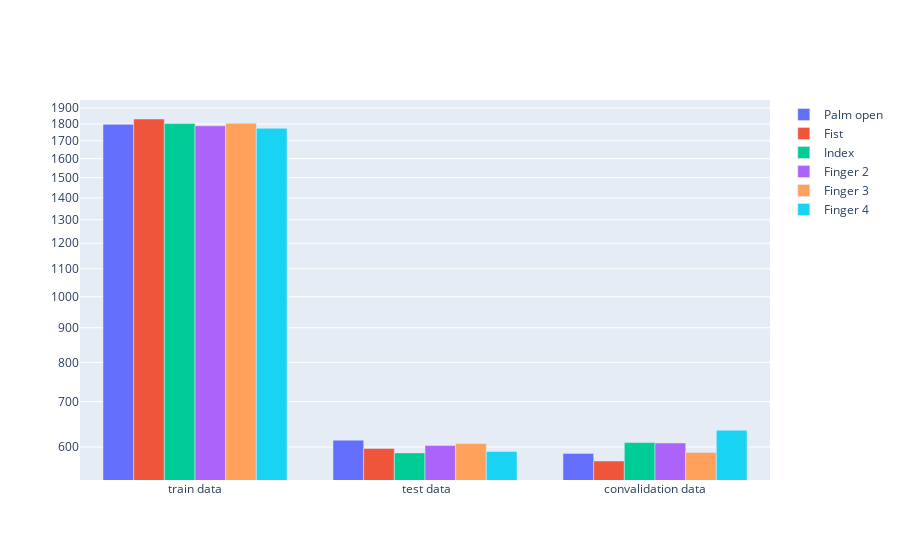

Notebook code for this chart:
### Code cell
dict_train = dict_value(y_train)
dict_test = dict_value(y_test)
dict_validation = dict_value(y_validation) 


fig = go.Figure(data=[
    go.Bar(name = 'Palm open',x=['train data', ' test data', 'convalidation data'], y=[dict_train[0], dict_test[0], dict_validation[0]]),
    go.Bar(name = 'Fist',x= ['train data', ' test data', 'convalidation data'], y=[dict_train[1], dict_test[1], dict_validation[1]]),
    go.Bar(name = 'Index',x= ['train data', ' test data', 'convalidation data'], y=[dict_train[2], dict_test[2], dict_validation[2]]),
    go.Bar(name = 'Finger 2',x= ['train data', ' test data', 'convalidation data'], y=[dict_train[3], dict_test[3], dict_validation[3]]),
    go.Bar(name = 'Finger 3',x= ['train data', ' test data', 'convalidation data'], y=[dict_train[4], dict_test[4], dict_validation[4]]),
    go.Bar(name = 'Finger 4',x= ['train data', ' test data', 'convalidation data'], y=[dict_train[5], dict_test[5], dict_validation[5]]),
])
# Change the bar mode
fig.update_layout(barmode='group')
fig.update_yaxes(type = "log")
pyo.iplot(fig,filename = 'split data')
fig.write_html("../template/img/data-plot.html")

### Figure 1 — Plotly figure (JSON) as saved in the notebook; plotly's stock layout.template omitted (floating-point values rounded to 4 significant figures)
{"data": [{"name": "Palm open", "type": "bar", "x": ["train data", " test data", "convalidation data"], "y": [1798, 614, 587]}, {"name": "Fist", "type": "bar", "x": ["train data", " test data", "convalidation data"], "y": [1831, 597, 572]}, {"name": "Index", "type": "bar", "x": ["train data", " test data", "convalidation data"], "y": [1803, 588, 609]}, {"name": "Finger 2", "type": "bar", "x": ["train data", " test data", "convalidation data"], "y": [1789, 603, 608]}, {"name": "Finger 3", "type": "bar", "x": ["train data", " test data", "convalidation data"], "y": [1804, 607, 589]}, {"name": "Finger 4", "type": "bar", "x": ["train data", " test data", "convalidation data"], "y": [1774, 591, 635]}], "layout": {"barmode": "group", "yaxis": {"type": "log"}}}
